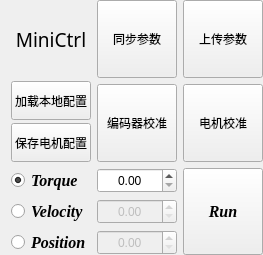
       <widget class="QWidget" name="widget" native="true">
        <property name="sizePolicy">
         <sizepolicy hsizetype="Preferred" vsizetype="Preferred">
          <horstretch>0</horstretch>
          <verstretch>0</verstretch>
         </sizepolicy>
        </property>
        <property name="minimumSize">
         <size>
          <width>20</width>
          <height>20</height>
         </size>
        </property>
        <property name="maximumSize">
         <size>
          <width>16777215</width>
          <height>300</height>
         </size>
        </property>
        <layout class="QGridLayout" name="gridLayout_10">
         <property name="topMargin">
          <number>0</number>
         </property>
         <property name="rightMargin">
          <number>0</number>
         </property>
         <property name="bottomMargin">
          <number>0</number>
         </property>
         <item row="0" column="0">
          <layout class="QGridLayout" name="gridLayout_3">
           <item row="0" column="0" rowspan="2">
            <layout class="QVBoxLayout" name="verticalLayout_3" stretch="2,1,1">
             <property name="spacing">
              <number>3</number>
             </property>
             <item>
              <widget class="QLabel" name="label">
               <property name="minimumSize">
                <size>
                 <width>0</width>
                 <height>0</height>
                </size>
               </property>
               <property name="maximumSize">
                <size>
                 <width>16777215</width>
                 <height>16777215</height>
                </size>
               </property>
               <property name="font">
                <font>
                 <family>Segoe Print</family>
                 <pointsize>14</pointsize>
                </font>
               </property>
               <property name="text">
                <string>MiniCtrl</string>
               </property>
               <property name="textFormat">
                <enum>Qt::AutoText</enum>
               </property>
               <property name="alignment">
                <set>Qt::AlignCenter</set>
               </property>
              </widget>
             </item>
             <item>
              <widget class="QPushButton" name="pushButtonLoad">
               <property name="sizePolicy">
                <sizepolicy hsizetype="Minimum" vsizetype="Expanding">
                 <horstretch>0</horstretch>
                 <verstretch>0</verstretch>
                </sizepolicy>
               </property>
               <property name="text">
                <string>加载本地配置</string>
               </property>
              </widget>
             </item>
             <item>
              <widget class="QPushButton" name="pushButtonSave">
               <property name="sizePolicy">
                <sizepolicy hsizetype="Minimum" vsizetype="Expanding">
                 <horstretch>0</horstretch>
                 <verstretch>0</verstretch>
                </sizepolicy>
               </property>
               <property name="text">
                <string>保存电机配置</string>
               </property>
              </widget>
             </item>
            </layout>
           </item>
           <item row="0" column="1">
            <widget class="QPushButton" name="pushButtonSynPm">
             <property name="sizePolicy">
              <sizepolicy hsizetype="Minimum" vsizetype="Expanding">
               <horstretch>0</horstretch>
               <verstretch>0</verstretch>
              </sizepolicy>
             </property>
             <property name="minimumSize">
              <size>
               <width>0</width>
               <height>78</height>
              </size>
             </property>
             <property name="maximumSize">
              <size>
               <width>16777215</width>
               <height>16777215</height>
              </size>
             </property>
             <property name="text">
              <string>同步参数</string>
             </property>
            </widget>
           </item>
           <item row="0" column="2">
            <widget class="QPushButton" name="pushButtonUpload">
             <property name="sizePolicy">
              <sizepolicy hsizetype="Minimum" vsizetype="Expanding">
               <horstretch>0</horstretch>
               <verstretch>0</verstretch>
              </sizepolicy>
             </property>
             <property name="minimumSize">
              <size>
               <width>0</width>
               <height>78</height>
              </size>
             </property>
             <property name="text">
              <string>上传参数</string>
             </property>
            </widget>
           </item>
           <item row="1" column="1">
            <widget class="QPushButton" name="pushButtonCalibrate">
             <property name="sizePolicy">
              <sizepolicy hsizetype="Minimum" vsizetype="Expanding">
               <horstretch>0</horstretch>
               <verstretch>0</verstretch>
              </sizepolicy>
             </property>
             <property name="minimumSize">
              <size>
               <width>0</width>
               <height>78</height>
              </size>
             </property>
             <property name="text">
              <string>编码器校准</string>
             </property>
            </widget>
           </item>
           <item row="1" column="2">
            <widget class="QPushButton" name="pushButton_4">
             <property name="sizePolicy">
              <sizepolicy hsizetype="Minimum" vsizetype="Expanding">
               <horstretch>0</horstretch>
               <verstretch>0</verstretch>
              </sizepolicy>
             </property>
             <property name="minimumSize">
              <size>
               <width>0</width>
               <height>78</height>
              </size>
             </property>
             <property name="maximumSize">
              <size>
               <width>16777215</width>
               <height>16777215</height>
              </size>
             </property>
             <property name="text">
              <string>电机校准</string>
             </property>
            </widget>
           </item>
          </layout>
         </item>
         <item row="1" column="0">
          <layout class="QGridLayout" name="gridLayout_2">
           <property name="horizontalSpacing">
            <number>6</number>
           </property>
           <item row="1" column="0">
            <widget class="QRadioButton" name="vRadioButton">
             <property name="sizePolicy">
              <sizepolicy hsizetype="Minimum" vsizetype="Expanding">
               <horstretch>0</horstretch>
               <verstretch>0</verstretch>
              </sizepolicy>
             </property>
             <property name="font">
              <font>
               <family>Times New Roman</family>
               <pointsize>12</pointsize>
               <weight>75</weight>
               <italic>true</italic>
               <bold>true</bold>
              </font>
             </property>
             <property name="text">
              <string>Velocity</string>
             </property>
             <property name="checked">
              <bool>false</bool>
             </property>
            </widget>
           </item>
           <item row="2" column="0">
            <widget class="QRadioButton" name="pRadioButton">
             <property name="sizePolicy">
              <sizepolicy hsizetype="Minimum" vsizetype="Expanding">
               <horstretch>0</horstretch>
               <verstretch>0</verstretch>
              </sizepolicy>
             </property>
             <property name="font">
              <font>
               <family>Times New Roman</family>
               <pointsize>12</pointsize>
               <weight>75</weight>
               <italic>true</italic>
               <bold>true</bold>
              </font>
             </property>
             <property name="text">
              <string>Position</string>
             </property>
             <property name="checked">
              <bool>false</bool>
             </property>
            </widget>
           </item>
           <item row="0" column="2" rowspan="3">
            <widget class="QPushButton" name="pushButtonRun">
             <property name="sizePolicy">
              <sizepolicy hsizetype="Minimum" vsizetype="Expanding">
               <horstretch>0</horstretch>
               <verstretch>0</verstretch>
              </sizepolicy>
             </property>
             <property name="font">
              <font>
               <family>Times New Roman</family>
               <pointsize>12</pointsize>
               <weight>75</weight>
               <italic>true</italic>
               <bold>true</bold>
              </font>
             </property>
             <property name="text">
              <string>Run</string>
             </property>
             <property name="checkable">
              <bool>true</bool>
             </property>
            </widget>
           </item>
           <item row="0" column="0">
            <widget class="QRadioButton" name="tRadioButton">
             <property name="sizePolicy">
              <sizepolicy hsizetype="Minimum" vsizetype="Expanding">
               <horstretch>0</horstretch>
               <verstretch>0</verstretch>
              </sizepolicy>
             </property>
             <property name="font">
              <font>
               <family>Times New Roman</family>
               <pointsize>12</pointsize>
               <weight>75</weight>
               <italic>true</italic>
               <bold>true</bold>
              </font>
             </property>
             <property name="text">
              <string>Torque </string>
             </property>
             <property name="checked">
              <bool>true</bool>
             </property>
            </widget>
           </item>
           <item row="0" column="1">
            <widget class="QDoubleSpinBox" name="torqueSpinBox">
             <property name="sizePolicy">
              <sizepolicy hsizetype="Minimum" vsizetype="Expanding">
               <horstretch>0</horstretch>
               <verstretch>0</verstretch>
              </sizepolicy>
             </property>
             <property name="alignment">
              <set>Qt::AlignCenter</set>
             </property>
            </widget>
           </item>
           <item row="1" column="1">
            <widget class="QDoubleSpinBox" name="velocitySpinBox">
             <property name="enabled">
              <bool>false</bool>
             </property>
             <property name="sizePolicy">
              <sizepolicy hsizetype="Minimum" vsizetype="Expanding">
               <horstretch>0</horstretch>
               <verstretch>0</verstretch>
              </sizepolicy>
             </property>
             <property name="alignment">
              <set>Qt::AlignCenter</set>
             </property>
            </widget>
           </item>
           <item row="2" column="1">
            <widget class="QDoubleSpinBox" name="positionSpinBox">
             <property name="enabled">
              <bool>false</bool>
             </property>
             <property name="sizePolicy">
              <sizepolicy hsizetype="Minimum" vsizetype="Expanding">
               <horstretch>0</horstretch>
               <verstretch>0</verstretch>
              </sizepolicy>
             </property>
             <property name="alignment">
              <set>Qt::AlignCenter</set>
             </property>
            </widget>
           </item>
          </layout>
         </item>
        </layout>
       </widget>
